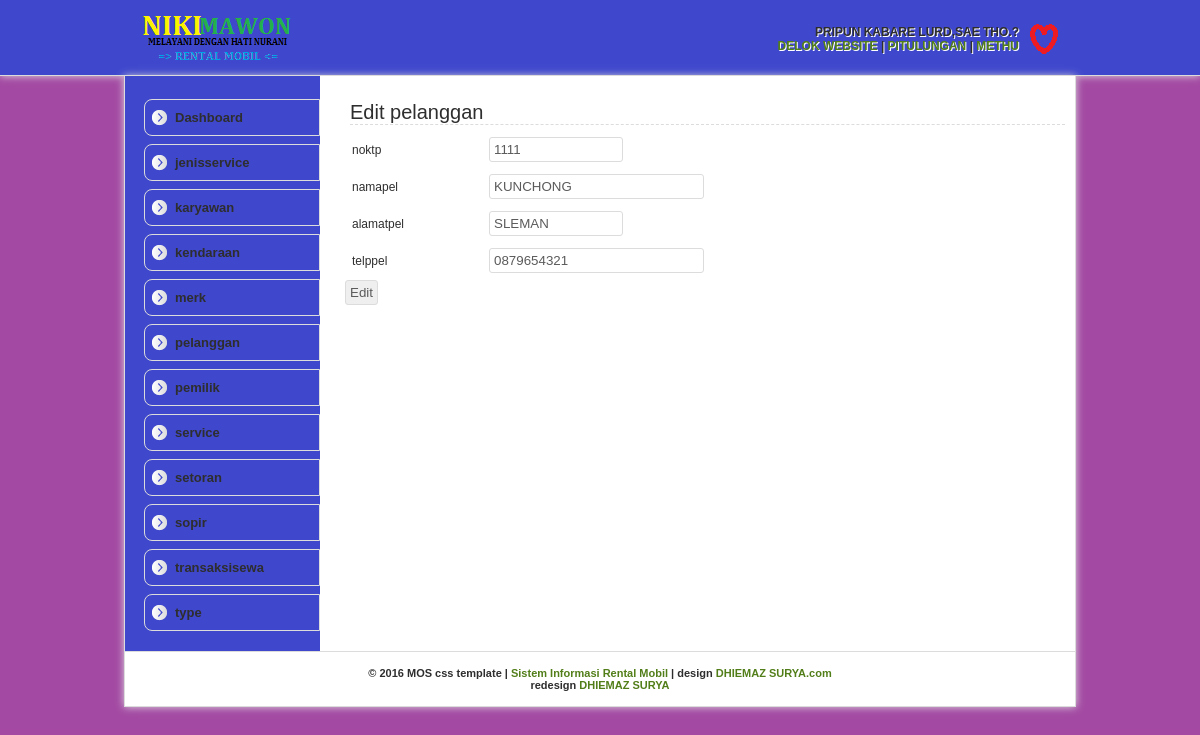
Screenshot of /pelanggan/editpelanggan.php?noktp=1111 with the database file from the repository.
### tables this page shows
CREATE TABLE `pelanggan` (
  `noktp` text NOT NULL,
  `namapel` text NOT NULL,
  `alamatpel` text NOT NULL,
  `telppel` text NOT NULL
);

### pelanggan/editpelanggan.php (the view, shortened to what this page needs)
<html>
<head>
<link rel="shortcut icon" href="stylesheet/img/devil-icon.png">
<link rel="stylesheet" type="text/css" href="../mos-css/mos-style.css">
</head>
<body>
<div id="header">
	<div class="inHeader">
		<div class="mosAdmin">
		<b>PRIPUN KABARE LURD,SAE THO.?<br>
		 <a href="">DELOK WEBSITE</a> | <a href="">PITULUNGAN</a> | <a href="../logout.php">METHU</a>
		</div>
	</div>
</div>
<div id="wrapper">
	<div id="leftBar">
	<ul>
		<li><a href="../index.php">Dashboard</a></li>
		<li><a href="../jenisservice/tjenisservice.php">jenisservice</a></li>
		<li><a href="../karyawan/tkaryawan.php">karyawan</a></li>
		<li><a href="../kendaraan/tkendaraan.php">kendaraan</a></li>
		<li><a href="../merk/tmerk.php">merk</a></li>
		<li><a href="../pelanggan/tpelanggan.php">pelanggan</a></li>
		<li><a href="../pemilik/tpemilik.php">pemilik</a></li>
		<li><a href="../service/tservice.php">service</a></li>
		<li><a href="../setoran/tsetoran.php">setoran</a></li>
		<li><a href="../sopir/tsopir.php">sopir</a></li>
		<li><a href="../transaksisewa/ttransaksisewa.php">transaksisewa</a></li>
		<li><a href="../type/ttype.php">type</a></li>
	</ul>
	</div>
	<div id="rightContent">
	<h3>Edit pelanggan</h3>
	<?php
	$noktp = $_GET['noktp'];
	$tampil = "select * from pelanggan where noktp='$noktp'";
	$hasil = mysql_query($tampil);
	echo "<form action=editpelanggandua.php method=POST>";
	echo "<table width=95% border='1'>";
	while($data = mysql_fetch_array($hasil)){
		echo "<tr><td width=125px>noktp </td>
		<td><input type=text class=pendek name=noktp value='$data[noktp]'></td></tr>";
		echo "<tr><td>namapel </td>
		<td><input type=text class=sedang name=namapel value='$data[namapel]'></td></tr>";
		echo "<tr><td>alamatpel </td>
		<td> <input type=text class=pendek name=alamatpel value='$data[alamatpel]'></td></tr>";
		echo "<tr><td>telppel </td>
		<td> <input type=text class=sedang name=telppel value='$data[telppel]'></td></tr>";
	}
	echo "</table>";
	echo "<input type=Submit name=edit value=Edit>";
	echo "</form>";
?>
	</div>
<div id="footer">
	&copy; 2016 MOS css template | <a href="SI KANCHEL.com">Sistem Informasi Rental Mobil</a> | design <a href="http://DHIEMAZ SURYA.com" rel="nofollow" target="_blank">DHIEMAZ SURYA.com</a><br>redesign <a href="DHIEMAZ SURYA.blogspot.com">DHIEMAZ SURYA</a>
</div>
</div>
</body>
</html>

### mos-css/mos-style.css (style rules this page uses)
body { background: url(img/latar.jpg); margin: 0; padding: 0; font-family: Arial; font-size: 12px; color: #2e2e2e; text-align: center; }
a { color: #527e19; text-decoration: none; }
input { padding: 4px;color: #5b5b5b;border: 1px solid #dcdcdc; -moz-border-radius: 3px;-webkit-border-radius: 3px;-o-border-radius: 3px; }
input.sedang { width: 40%; }
input.pendek { width: 25%; }
table { border:none;font-size: 12px; }
td { border:none; padding: 5px; }
#header { width: 100%; border-bottom: 1px solid #dcdcdc; background: url(img/headerbg.jpg) repeat left; height: 75px; z-index: 1000; -moz-box-shadow: 0px 0px 8px #dcdcdc; -webkit-box-shadow: 0px 0px 8px #dcdcdc; }
.inHeader { float: center; background: url(img/logo.png) no-repeat left center; margin: auto; width: 920px; height: 45px; padding: 15px; border-right: 0px solid #dcdcdc; border-left: 0px solid #dcdcdc; }
.mosAdmin { float: right; border: 0px solid #dcdcdc; margin: 0 1px 0 auto; text-align: right; padding: 10px 40px 10px 10px; background: url(img/Administrator.png) no-repeat right center; text-shadow: 1px 1px #fff; }
#wrapper { width: 950px; padding: 15px 0 0 0; position: relative; border-left: 1px solid #dcdcdc; border-right: 1px solid #dcdcdc; border-bottom: 1px solid #dcdcdc; float: center; margin: auto; text-align: left; background: #fff url(img/bg_kiri.png) repeat-y; -moz-box-shadow: 0px 0px 8px #dcdcdc; -webkit-box-shadow: 0px 0px 8px #dcdcdc; }
#leftBar { width: 185px; float: left; padding: 0 0 20px 10px; border-right: 0px solid #dcdcdc; text-align: left; }
#leftBar ul { list-style: none;padding: 0; margin: 0;font-size: 13px; }
#leftBar ul li { width: 164px; background: url(img/icon-left.png) no-repeat left center, url(img/green.jpg) repeat left center; padding: 10px 0 10px 10px; margin-top: 8px;margin-left: 9px; border: 1px solid #dcdcdc; -moz-border-radius-topleft: 8px;-moz-border-radius-bottomleft: 8px; -webkit-border-top-left-radius: 8px;-webkit-border-bottom-left-radius: 8px; -o-border-top-left-radius: 8px;-o-border-bottom-left-radius: 8px; }
#leftBar ul li a { width: 100%; color: #2e2e2e; cursor: pointer; padding: 10px 65px 10px 20px; -webkit-transition: padding-left 250ms ease-out; -moz-transition: padding-left 250ms ease-out; -o-transition: padding-left 250ms ease-out; }
#rightContent { width: 725px; padding: 5px; float: right; border-left: 0px solid #dcdcdc; text-align: left; background: #fff; }
#rightContent h3 { font-size: 20px; font-weight: normal; padding: 0; margin: 5px; border-bottom: 1px dashed #dcdcdc; }
#footer { width: 950px; padding: 15px 0 15px 0; text-align: center; font-size: 11px; border-top: 1px solid #dcdcdc; background: #fff; }

### rows the page displays
pelanggan: noktp "1111", namapel "KUNCHONG", alamatpel "SLEMAN", telppel "0879654321"
